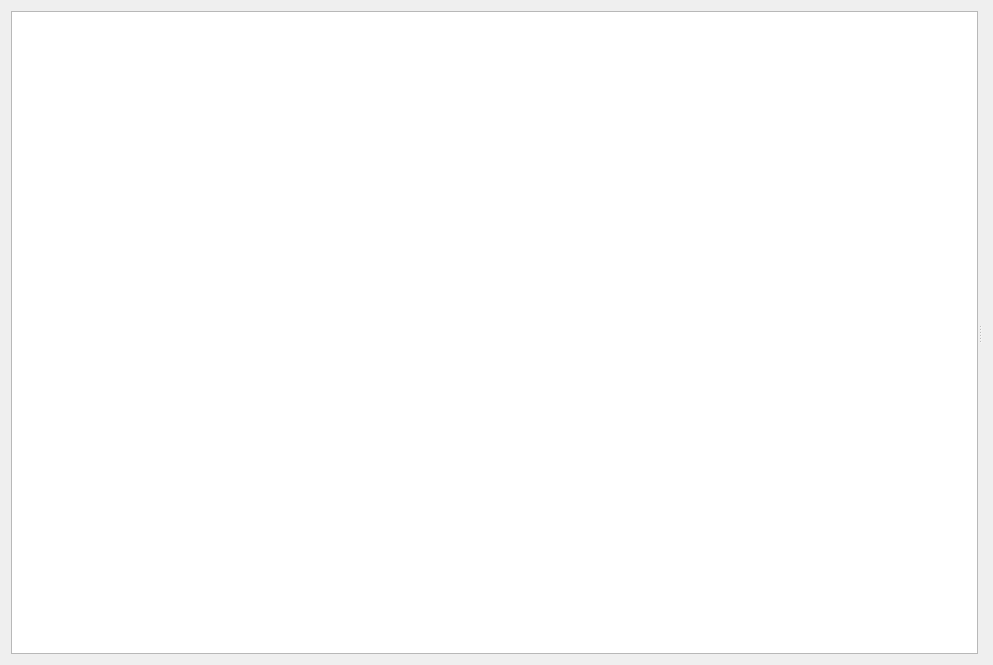
<?xml version="1.0" encoding="UTF-8"?>
<ui version="4.0">
 <class>RecordingGroupView</class>
 <widget class="QWidget" name="RecordingGroupView">
  <property name="geometry">
   <rect>
    <x>0</x>
    <y>0</y>
    <width>993</width>
    <height>665</height>
   </rect>
  </property>
  <property name="windowTitle">
   <string>Form</string>
  </property>
  <layout class="QVBoxLayout" name="verticalLayout_2">
   <item>
    <widget class="QSplitter" name="splitter">
     <property name="baseSize">
      <size>
       <width>0</width>
       <height>0</height>
      </size>
     </property>
     <property name="orientation">
      <enum>Qt::Horizontal</enum>
     </property>
     <widget class="QListWidget" name="listWidget_recordings">
      <property name="minimumSize">
       <size>
        <width>0</width>
        <height>0</height>
       </size>
      </property>
     </widget>
     <widget class="QWidget" name="verticalLayoutWidget">
      <layout class="QVBoxLayout" name="layout_data"/>
     </widget>
    </widget>
   </item>
  </layout>
 </widget>
 <resources/>
 <connections/>
</ui>
